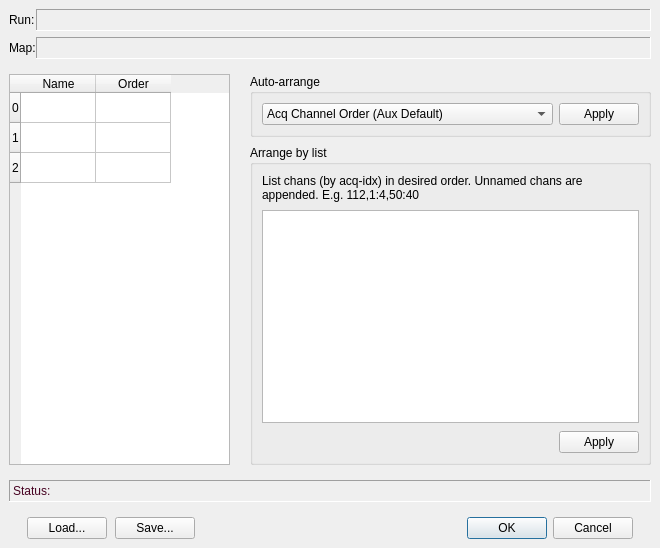
<?xml version="1.0" encoding="UTF-8"?>
<ui version="4.0">
 <class>ChanMapping</class>
 <widget class="QDialog" name="ChanMapping">
  <property name="windowModality">
   <enum>Qt::ApplicationModal</enum>
  </property>
  <property name="geometry">
   <rect>
    <x>0</x>
    <y>0</y>
    <width>660</width>
    <height>548</height>
   </rect>
  </property>
  <property name="sizePolicy">
   <sizepolicy hsizetype="Preferred" vsizetype="MinimumExpanding">
    <horstretch>0</horstretch>
    <verstretch>0</verstretch>
   </sizepolicy>
  </property>
  <property name="minimumSize">
   <size>
    <width>660</width>
    <height>548</height>
   </size>
  </property>
  <property name="windowTitle">
   <string>Channel Mapping</string>
  </property>
  <property name="modal">
   <bool>true</bool>
  </property>
  <layout class="QGridLayout" name="gridLayout_5" columnstretch="1,2" columnminimumwidth="0,0">
   <property name="leftMargin">
    <number>9</number>
   </property>
   <property name="topMargin">
    <number>9</number>
   </property>
   <property name="rightMargin">
    <number>9</number>
   </property>
   <property name="bottomMargin">
    <number>9</number>
   </property>
   <property name="horizontalSpacing">
    <number>20</number>
   </property>
   <property name="verticalSpacing">
    <number>15</number>
   </property>
   <item row="1" column="0">
    <widget class="QTableWidget" name="tableWidget">
     <property name="enabled">
      <bool>true</bool>
     </property>
     <property name="sizePolicy">
      <sizepolicy hsizetype="MinimumExpanding" vsizetype="Expanding">
       <horstretch>0</horstretch>
       <verstretch>0</verstretch>
      </sizepolicy>
     </property>
     <property name="minimumSize">
      <size>
       <width>221</width>
       <height>0</height>
      </size>
     </property>
     <property name="horizontalScrollBarPolicy">
      <enum>Qt::ScrollBarAlwaysOff</enum>
     </property>
     <attribute name="horizontalHeaderDefaultSectionSize">
      <number>75</number>
     </attribute>
     <row>
      <property name="text">
       <string>0</string>
      </property>
     </row>
     <row>
      <property name="text">
       <string>1</string>
      </property>
     </row>
     <row>
      <property name="text">
       <string>2</string>
      </property>
     </row>
     <column>
      <property name="text">
       <string>Name</string>
      </property>
     </column>
     <column>
      <property name="text">
       <string>Order</string>
      </property>
     </column>
    </widget>
   </item>
   <item row="1" column="1">
    <layout class="QGridLayout" name="gridLayout_2">
     <property name="verticalSpacing">
      <number>8</number>
     </property>
     <item row="0" column="0">
      <widget class="QGroupBox" name="groupBox">
       <property name="title">
        <string>Auto-arrange</string>
       </property>
       <layout class="QGridLayout" name="gridLayout_3">
        <property name="horizontalSpacing">
         <number>6</number>
        </property>
        <property name="verticalSpacing">
         <number>8</number>
        </property>
        <item row="0" column="1">
         <widget class="QPushButton" name="applyAutoBut">
          <property name="sizePolicy">
           <sizepolicy hsizetype="Preferred" vsizetype="Preferred">
            <horstretch>0</horstretch>
            <verstretch>0</verstretch>
           </sizepolicy>
          </property>
          <property name="text">
           <string>Apply</string>
          </property>
         </widget>
        </item>
        <item row="0" column="0">
         <widget class="QComboBox" name="autoCB">
          <property name="sizePolicy">
           <sizepolicy hsizetype="Expanding" vsizetype="Preferred">
            <horstretch>0</horstretch>
            <verstretch>0</verstretch>
           </sizepolicy>
          </property>
          <property name="minimumSize">
           <size>
            <width>150</width>
            <height>0</height>
           </size>
          </property>
          <item>
           <property name="text">
            <string>Acq Channel Order (Aux Default)</string>
           </property>
          </item>
          <item>
           <property name="text">
            <string>By Shank; Tip To Base (IM Default)</string>
           </property>
          </item>
          <item>
           <property name="text">
            <string>By Shank; Base To Tip</string>
           </property>
          </item>
         </widget>
        </item>
       </layout>
      </widget>
     </item>
     <item row="1" column="0">
      <widget class="QGroupBox" name="groupBox_2">
       <property name="title">
        <string>Arrange by list</string>
       </property>
       <layout class="QGridLayout" name="gridLayout_4">
        <property name="verticalSpacing">
         <number>8</number>
        </property>
        <item row="1" column="0">
         <widget class="QPlainTextEdit" name="listTE">
          <property name="sizePolicy">
           <sizepolicy hsizetype="Expanding" vsizetype="Expanding">
            <horstretch>0</horstretch>
            <verstretch>1</verstretch>
           </sizepolicy>
          </property>
          <property name="tabChangesFocus">
           <bool>true</bool>
          </property>
         </widget>
        </item>
        <item row="0" column="0">
         <widget class="QLabel" name="label">
          <property name="text">
           <string>List chans (by acq-idx) in desired order. Unnamed chans are appended. E.g. 112,1:4,50:40</string>
          </property>
          <property name="alignment">
           <set>Qt::AlignLeading|Qt::AlignLeft|Qt::AlignTop</set>
          </property>
          <property name="wordWrap">
           <bool>true</bool>
          </property>
         </widget>
        </item>
        <item row="2" column="0">
         <layout class="QHBoxLayout" name="horizontalLayout">
          <item>
           <spacer name="horizontalSpacer">
            <property name="orientation">
             <enum>Qt::Horizontal</enum>
            </property>
            <property name="sizeHint" stdset="0">
             <size>
              <width>40</width>
              <height>17</height>
             </size>
            </property>
           </spacer>
          </item>
          <item>
           <widget class="QPushButton" name="applyListBut">
            <property name="sizePolicy">
             <sizepolicy hsizetype="Preferred" vsizetype="Preferred">
              <horstretch>0</horstretch>
              <verstretch>0</verstretch>
             </sizepolicy>
            </property>
            <property name="text">
             <string>Apply</string>
            </property>
           </widget>
          </item>
         </layout>
        </item>
       </layout>
      </widget>
     </item>
    </layout>
   </item>
   <item row="3" column="0" colspan="2">
    <layout class="QHBoxLayout" name="horizontalLayout_2">
     <property name="spacing">
      <number>8</number>
     </property>
     <property name="leftMargin">
      <number>18</number>
     </property>
     <property name="rightMargin">
      <number>18</number>
     </property>
     <item>
      <widget class="QPushButton" name="loadBut">
       <property name="sizePolicy">
        <sizepolicy hsizetype="Preferred" vsizetype="Preferred">
         <horstretch>0</horstretch>
         <verstretch>0</verstretch>
        </sizepolicy>
       </property>
       <property name="text">
        <string>Load...</string>
       </property>
      </widget>
     </item>
     <item>
      <widget class="QPushButton" name="saveBut">
       <property name="sizePolicy">
        <sizepolicy hsizetype="Preferred" vsizetype="Preferred">
         <horstretch>0</horstretch>
         <verstretch>0</verstretch>
        </sizepolicy>
       </property>
       <property name="text">
        <string>Save...</string>
       </property>
      </widget>
     </item>
     <item>
      <spacer name="horizontalSpacer_2">
       <property name="orientation">
        <enum>Qt::Horizontal</enum>
       </property>
       <property name="sizeType">
        <enum>QSizePolicy::Expanding</enum>
       </property>
       <property name="sizeHint" stdset="0">
        <size>
         <width>40</width>
         <height>20</height>
        </size>
       </property>
      </spacer>
     </item>
     <item>
      <widget class="QDialogButtonBox" name="buttonBox">
       <property name="sizePolicy">
        <sizepolicy hsizetype="Preferred" vsizetype="Preferred">
         <horstretch>0</horstretch>
         <verstretch>0</verstretch>
        </sizepolicy>
       </property>
       <property name="focusPolicy">
        <enum>Qt::StrongFocus</enum>
       </property>
       <property name="orientation">
        <enum>Qt::Horizontal</enum>
       </property>
       <property name="standardButtons">
        <set>QDialogButtonBox::Cancel|QDialogButtonBox::Ok</set>
       </property>
      </widget>
     </item>
    </layout>
   </item>
   <item row="0" column="0" colspan="2">
    <layout class="QGridLayout" name="gridLayout">
     <property name="verticalSpacing">
      <number>6</number>
     </property>
     <item row="1" column="0">
      <widget class="QLabel" name="mapHdr">
       <property name="text">
        <string>Map:</string>
       </property>
      </widget>
     </item>
     <item row="0" column="0">
      <widget class="QLabel" name="cfgHdr">
       <property name="sizePolicy">
        <sizepolicy hsizetype="Preferred" vsizetype="Preferred">
         <horstretch>0</horstretch>
         <verstretch>0</verstretch>
        </sizepolicy>
       </property>
       <property name="text">
        <string>Run:</string>
       </property>
      </widget>
     </item>
     <item row="0" column="1">
      <widget class="QLabel" name="cfgLbl">
       <property name="enabled">
        <bool>true</bool>
       </property>
       <property name="sizePolicy">
        <sizepolicy hsizetype="Expanding" vsizetype="Preferred">
         <horstretch>1</horstretch>
         <verstretch>0</verstretch>
        </sizepolicy>
       </property>
       <property name="minimumSize">
        <size>
         <width>0</width>
         <height>22</height>
        </size>
       </property>
       <property name="palette">
        <palette>
         <active>
          <colorrole role="WindowText">
           <brush brushstyle="SolidPattern">
            <color alpha="255">
             <red>71</red>
             <green>3</green>
             <blue>34</blue>
            </color>
           </brush>
          </colorrole>
         </active>
         <inactive>
          <colorrole role="WindowText">
           <brush brushstyle="SolidPattern">
            <color alpha="255">
             <red>71</red>
             <green>3</green>
             <blue>34</blue>
            </color>
           </brush>
          </colorrole>
         </inactive>
         <disabled>
          <colorrole role="WindowText">
           <brush brushstyle="SolidPattern">
            <color alpha="255">
             <red>106</red>
             <green>104</green>
             <blue>100</blue>
            </color>
           </brush>
          </colorrole>
         </disabled>
        </palette>
       </property>
       <property name="frameShape">
        <enum>QFrame::Panel</enum>
       </property>
       <property name="frameShadow">
        <enum>QFrame::Sunken</enum>
       </property>
       <property name="lineWidth">
        <number>1</number>
       </property>
       <property name="text">
        <string/>
       </property>
      </widget>
     </item>
     <item row="1" column="1">
      <widget class="QLabel" name="mapLbl">
       <property name="enabled">
        <bool>true</bool>
       </property>
       <property name="sizePolicy">
        <sizepolicy hsizetype="Expanding" vsizetype="Preferred">
         <horstretch>1</horstretch>
         <verstretch>0</verstretch>
        </sizepolicy>
       </property>
       <property name="minimumSize">
        <size>
         <width>0</width>
         <height>22</height>
        </size>
       </property>
       <property name="palette">
        <palette>
         <active>
          <colorrole role="WindowText">
           <brush brushstyle="SolidPattern">
            <color alpha="255">
             <red>71</red>
             <green>3</green>
             <blue>34</blue>
            </color>
           </brush>
          </colorrole>
         </active>
         <inactive>
          <colorrole role="WindowText">
           <brush brushstyle="SolidPattern">
            <color alpha="255">
             <red>71</red>
             <green>3</green>
             <blue>34</blue>
            </color>
           </brush>
          </colorrole>
         </inactive>
         <disabled>
          <colorrole role="WindowText">
           <brush brushstyle="SolidPattern">
            <color alpha="255">
             <red>106</red>
             <green>104</green>
             <blue>100</blue>
            </color>
           </brush>
          </colorrole>
         </disabled>
        </palette>
       </property>
       <property name="frameShape">
        <enum>QFrame::Panel</enum>
       </property>
       <property name="frameShadow">
        <enum>QFrame::Sunken</enum>
       </property>
       <property name="lineWidth">
        <number>1</number>
       </property>
       <property name="text">
        <string/>
       </property>
      </widget>
     </item>
    </layout>
   </item>
   <item row="2" column="0" colspan="2">
    <widget class="QLabel" name="statusLbl">
     <property name="enabled">
      <bool>true</bool>
     </property>
     <property name="sizePolicy">
      <sizepolicy hsizetype="Expanding" vsizetype="Preferred">
       <horstretch>0</horstretch>
       <verstretch>0</verstretch>
      </sizepolicy>
     </property>
     <property name="minimumSize">
      <size>
       <width>0</width>
       <height>22</height>
      </size>
     </property>
     <property name="palette">
      <palette>
       <active>
        <colorrole role="WindowText">
         <brush brushstyle="SolidPattern">
          <color alpha="255">
           <red>71</red>
           <green>3</green>
           <blue>34</blue>
          </color>
         </brush>
        </colorrole>
       </active>
       <inactive>
        <colorrole role="WindowText">
         <brush brushstyle="SolidPattern">
          <color alpha="255">
           <red>71</red>
           <green>3</green>
           <blue>34</blue>
          </color>
         </brush>
        </colorrole>
       </inactive>
       <disabled>
        <colorrole role="WindowText">
         <brush brushstyle="SolidPattern">
          <color alpha="255">
           <red>106</red>
           <green>104</green>
           <blue>100</blue>
          </color>
         </brush>
        </colorrole>
       </disabled>
      </palette>
     </property>
     <property name="frameShape">
      <enum>QFrame::Panel</enum>
     </property>
     <property name="frameShadow">
      <enum>QFrame::Sunken</enum>
     </property>
     <property name="lineWidth">
      <number>1</number>
     </property>
     <property name="text">
      <string>Status:</string>
     </property>
    </widget>
   </item>
  </layout>
 </widget>
 <tabstops>
  <tabstop>buttonBox</tabstop>
  <tabstop>tableWidget</tabstop>
  <tabstop>autoCB</tabstop>
  <tabstop>applyAutoBut</tabstop>
  <tabstop>listTE</tabstop>
  <tabstop>applyListBut</tabstop>
  <tabstop>loadBut</tabstop>
  <tabstop>saveBut</tabstop>
 </tabstops>
 <resources/>
 <connections/>
</ui>
